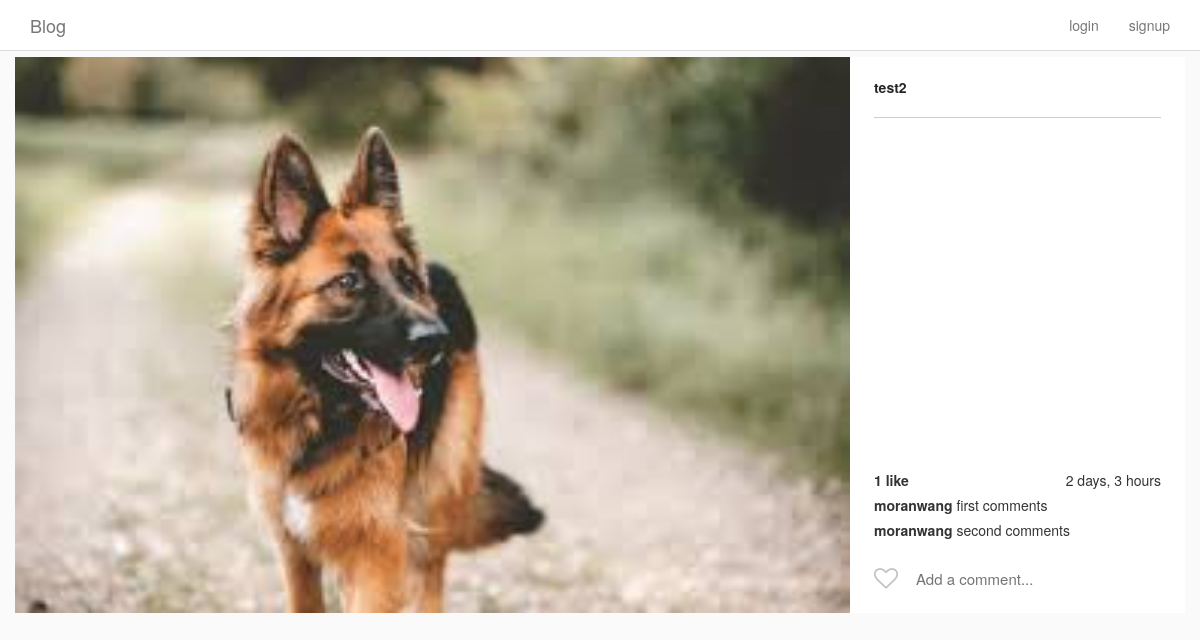
Screenshot of /post/3/ with the database file from the repository.
### Insta/models.py (models this page shows, shortened)
class Post(models.Model):
    author = models.ForeignKey( # a foreign key indicate a Many-To-One relationship
        InstaUser, #foreign key is InstaUser
        blank=True,
        null=True,
        on_delete=models.CASCADE, # delete this author will delete all his posts
        related_name='posts', # we can use author.posts to get all posts belong to this user
        )
    title = models.TextField(blank=True, null=True)
    image = ProcessedImageField(
        upload_to='static/images/posts',
        format='JPEG',
        options={'quality': 100},
        blank=True,
        null=True,
        )
    posted_on = models.DateTimeField(
        auto_now_add=True,
        editable=False,
    )
    def get_like_count(self):
        return self.likes.count()

class InstaUser(AbstractUser):
    profile_pic = ProcessedImageField(
        upload_to='static/images/profiles',
        format='JPEG',
        options={'quality':100},
        blank=True,
        null=True
        )

class Comment(models.Model):
    post = models.ForeignKey(Post, on_delete=models.CASCADE, related_name='comments',)
    user = models.ForeignKey(InstaUser, on_delete=models.CASCADE)
    comment = models.CharField(max_length=100)
    posted_on = models.DateTimeField(auto_now_add=True, editable=False)

### Insta/views.py (the view)
# urls.py: path('post/<int:pk>/', PostDetailView.as_view(), name='post_detail'),
class PostDetailView(DetailView):
    model = Post
    template_name = 'post_detail.html'

### template/post_detail.html (shortened to what this page needs)
{% extends "base.html" %}
{% load custom_tags %}
{% block content %}
<div class="row single-post">
    <div class="single-post-card view-update {{ object.pk }}">
        <div class="header">
            <a href="{% url 'user_detail' object.author.pk %}">
                {{ object.author.username }}
            </a>
        </div>
        <div class="image__wrapper">
            <img class="card__main-image" src="/{{object.image}}" width='1000', height='1000'>
        </div>
        <div class="comments-portion">
            <div class="likes-timestamp-row">
                <div class="likes">
                    {% if object.get_like_count %}
                        {{ object.get_like_count }} like{% if object.get_like_count > 1 %}s{% endif %}
                    {% endif %}
                </div>
                <div class="timestamp">
                    {{ object.posted_on|timesince }}
                </div>
            </div>
            <ul class="comment-list">
                {% for comment in object.comments.all %}
                <li class="comment-list__comment">
                    <a href="{% url 'user_detail' comment.user.pk %}" class="user">
                        {{ comment.user.username }}
                    </a>
                    <span class="comment">{{ comment.comment }}</span>
                </li>
                {% endfor %}
            </ul>
            <section class="input-row">
                <i class="fa {% if liked %}fa-heart{% else %}fa-heart-o{% endif %} submit-like" aria-hidden="true"></i>
                <div class="comment-input-wrapper">
                    <input class="add-comment" type="text" placeholder="Add a comment...">
                </div>
            </section>
        </div>
    </div>
</div>
{% endblock content %}

### static/css/style.css (style rules this page uses)
html { height: 100%; }
body { min-height: 100%; background-color: #fafafa; }
.card__main-image { max-width: 100%; max-height: 600px; height: auto; margin: 0 auto; display: block; }
.comment-list { list-style: none; margin: 0; padding: 0; }
.comment-list__comment { margin-top: 5px; margin-bottom: 5px; }
.comment-list__comment .user { color: #333; font-weight: bold; }
.likes-timestamp-row { margin-top: 15px; }
.likes-timestamp-row > div { display: inline-block; }
.likes-timestamp-row .likes { font-weight: bold; }
.likes-timestamp-row .timestamp { float: right; }
.single-post-card { display: flex; align-items: stretch; box-sizing: border-box; flex-direction: column; flex-shrink: 0; padding-right: 335px; width: 100%; position: relative; background-color: #fff; }
.single-post-card .header, .single-post-card .comments-portion { display: flex; flex-shrink: 0; }
.single-post-card .header { border-bottom: 1px solid #ccc; padding: 20px 0; flex-direction: row; position: absolute; top: 0; right: 24px; width: 287px; display: flex; align-items: center; }
.single-post-card .header a { color: #262626; font-weight: bold; }
.single-post-card .comments-portion { position: absolute; bottom: 0; right: 0; width: 335px; padding: 0 24px; flex-direction: column; }
.input-row { position: relative; display: flex; align-items: center; height: 68px; padding-left: 40px; }
.input-row .submit-like { cursor: pointer; position: absolute; top: 32%; left: 0; color: #C2C2C2; font-size: 24px; }
.input-row .comment-input-wrapper { display: inline-block; color: #262626; font-size: 15px; width: 100%; }
.input-row .comment-input-wrapper input { width: 100%; border: none; outline: none; }

### rows the page displays
Post: author.username "test2", image (picture), get_like_count "1", posted_on "2 days, 3 hours"
Comment: user.username "moranwang", comment "first comments"
Comment: user.username "moranwang", comment "second comments"
